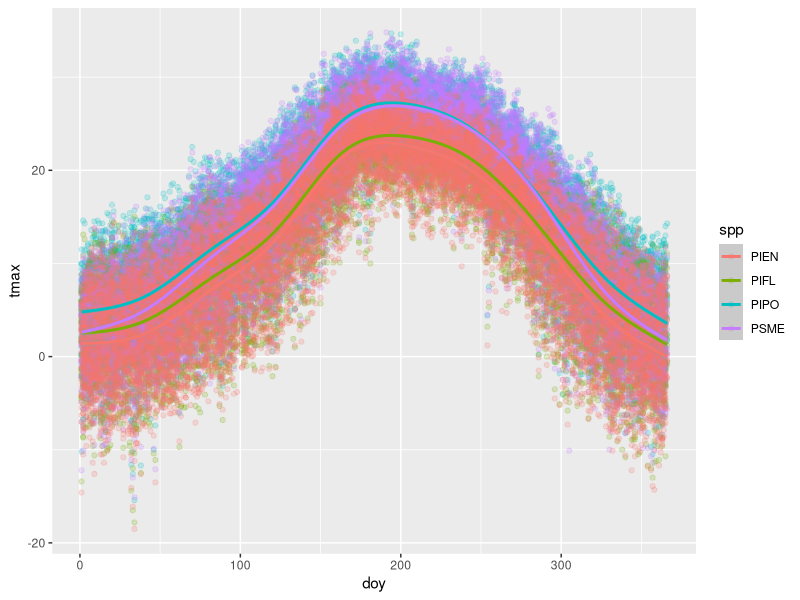
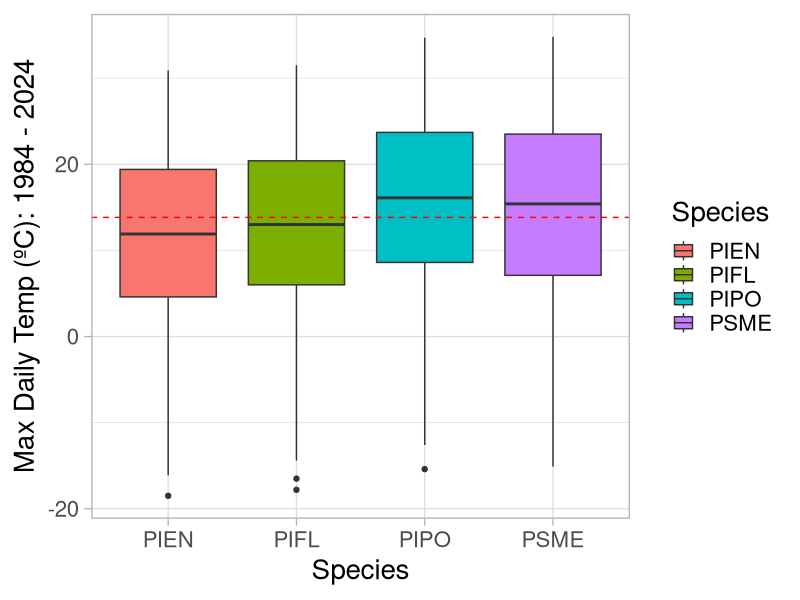
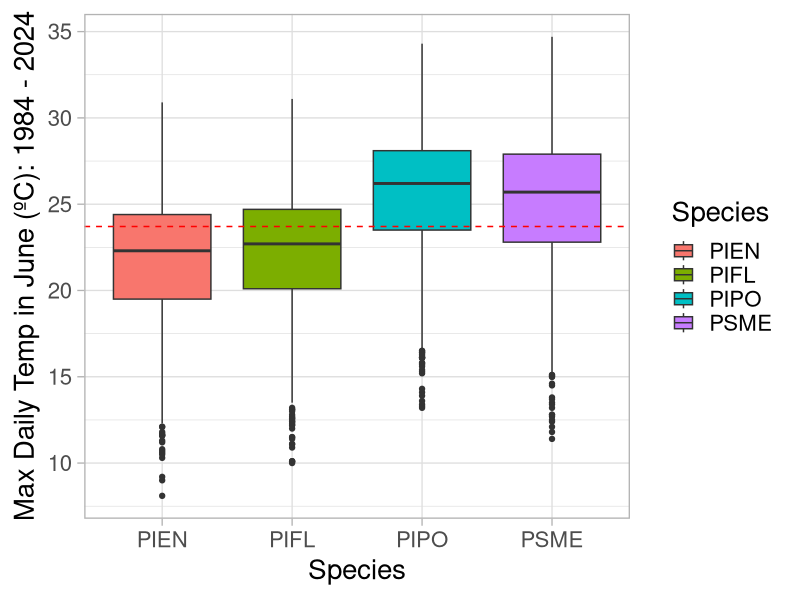
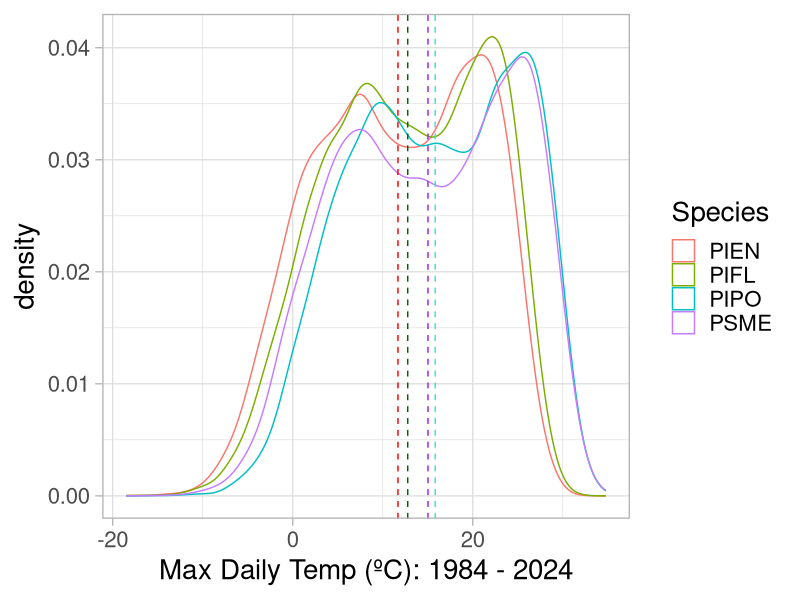
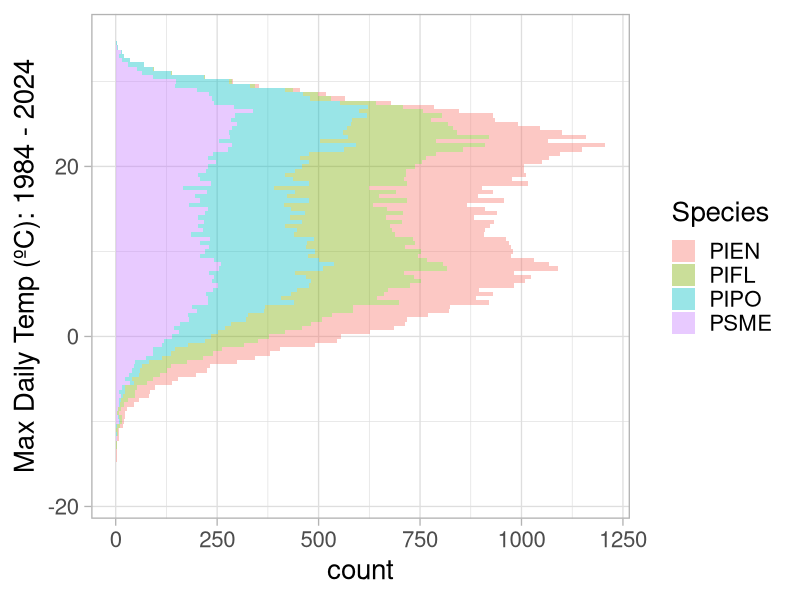

Write R code to recreate these figures, in order. (Note: this script raises an error after producing the figures.)
library(tidyverse)

# DAILY data acquired from PRISM explorer (https://prism.oregonstate.edu/explorer/) on Thursday, June 19th, 2025
# see acquisition parameters in original CSVs

#Ponderosa Pine (PIPO)
pipo <- read_csv("data/Provenance/PIPO_Daily.csv", skip = 10)
#names(pipo) <- pipo[1,1:4]
#pipo <- pipo[-1,]
pipo$spp <- "PIPO"

#Limber Pine (PIFL)
pifl <- read_csv("data/Provenance/PIFL_Daily.csv", skip = 10)
# # names(pifl) <- pifl[1,1:4]
# pifl <- pifl[-1,]
pifl$spp <- "PIFL"

#Douglas Fir (PSME)
psme <- read_csv("data/Provenance/PSME_Daily.csv", skip = 10)
# names(psme) <- psme[1,1:4]
# psme <- psme[-1,]
psme$spp <- "PSME"

#Engelmann Spruce (PIEN)
pien <- read_csv("data/Provenance/PIEN_Daily.csv", skip = 10)
# names(pien) <- pien[1,1:4]
# pien <- pien[-1,]
pien$spp <- "PIEN"

prov_clim <- rbind(pipo, pifl, psme, pien) %>% 
  mutate(doy = yday(Date),
    year = as.numeric(substr(Date, 1, 4)))
names(prov_clim) <- c("date", "tmin", "tmean", "tmax", "vpdmin", "vpdmax",
                      "spp", "doy", "year")
# prov_clim <- prov_clim %>% 
#   mutate(tmean = as.numeric(tmean))

# avg_clim <- prov_clim %>% 
#   group_by(year) %>% 
#   summarise(temp = mean(tmean))


ggplot(prov_clim, aes(x = doy, y = tmax))+
  geom_point(aes(group = year, color = spp), alpha = 0.2)+
  geom_smooth(aes(group = spp, color = spp))

prov_clim <- prov_clim %>% 
  filter(!is.na(tmax)) %>% 
  mutate(tmax = as.numeric(tmax))

prov_doy_stats <- prov_clim %>% 
  group_by(spp, doy) %>% 
  summarise(tmax = max(tmax))

# ggplot(prov_clim, aes(x = spp, y = tmax))+
#   geom_boxplot(aes(fill = spp))+
#   geom_hline(yintercept = mean(prov_clim$tmax), color = "red", linetype = 2)+
#   labs(x = "Species", y = "Max June Temp (ºC): 1980 - 2024",
#        fill = "Species")+
#   theme_light(base_size = 20)

ggplot(prov_clim, aes(x = spp, y = tmax))+
  geom_boxplot(aes(fill = spp))+
  geom_hline(yintercept = mean(prov_clim$tmax), color = "red", linetype = 2)+
  labs(x = "Species", y = "Max Daily Temp (ºC): 1984 - 2024",
       fill = "Species")+
  theme_light(base_size = 20)

ggplot(filter(prov_clim, month(date) == 6), aes(x = spp, y = tmax))+
  geom_boxplot(aes(fill = spp))+
  geom_hline(yintercept = mean(filter(prov_clim, month(date) == 6)$tmax), color = "red", linetype = 2)+
  labs(x = "Species", y = "Max Daily Temp in June (ºC): 1984 - 2024",
       fill = "Species")+
  theme_light(base_size = 20)





ggplot(prov_clim, aes(x = tmax))+
  geom_density(aes(color = spp), alpha = 0.4)+
  geom_vline(xintercept = mean(filter(prov_clim, spp == "PIEN")$tmax), color = "red", linetype = 2)+
  geom_vline(xintercept = mean(filter(prov_clim, spp == "PIFL")$tmax), color = "darkgreen", linetype = 2)+
  geom_vline(xintercept = mean(filter(prov_clim, spp == "PIPO")$tmax), color = "turquoise", linetype = 2)+
  geom_vline(xintercept = mean(filter(prov_clim, spp == "PSME")$tmax), color = "purple", linetype = 2)+
  labs(x = "Max Daily Temp (ºC): 1984 - 2024",
       color = "Species")+
  theme_light(base_size = 20)

ggplot(prov_clim, aes(y = tmax))+
  geom_histogram(aes(fill = spp), alpha = 0.4, binwidth = 0.5)+
  #geom_vline(yintercept = mean(prov_clim$tmax), color = "red", linetype = 2)+
  labs(y = "Max Daily Temp (ºC): 1984 - 2024",
       fill = "Species")+
  theme_light(base_size = 20)

mean(prov_clim$tmax)

options(digits = 6)
TukeyHSD(aov(tmax ~ spp, prov_clim))


ggplot(avg_clim, aes(x = year, y = temp))+
  geom_point()+
  geom_line()+
  geom_smooth(method = "lm")
